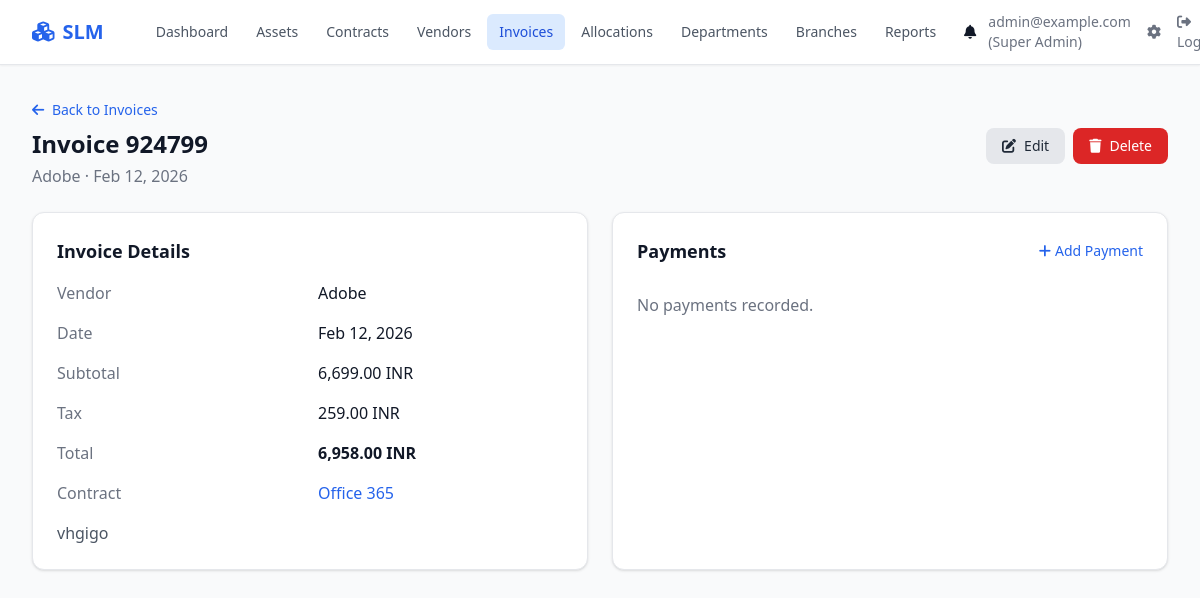
Screenshot of /invoices/1/ (signed in) with the database file from the repository.
### slm/models/user.py (models this page shows, shortened)
class User(AbstractUser):
    username = None
    email = models.EmailField("email address", unique=True)
    role = models.CharField(max_length=30, choices=ROLE_CHOICES, default="it_staff")
    department = models.ForeignKey(
        Department, on_delete=models.SET_NULL, null=True, blank=True, related_name="users"
    )
    branch = models.ForeignKey(
        Branch, on_delete=models.SET_NULL, null=True, blank=True, related_name="users"
    )
    phone = models.CharField(max_length=30, blank=True)
    is_verified = models.BooleanField(default=False)
    created_at = models.DateTimeField(auto_now_add=True)
    updated_at = models.DateTimeField(auto_now=True)
    USERNAME_FIELD = "email"
    REQUIRED_FIELDS = ["first_name", "last_name"]
    objects = UserManager()
    class Meta:
        ordering = ["email"]
    @property
    def can_edit_finance(self):
        return self.role in ("super_admin", "finance_manager", "accounts_officer")
    @property
    def can_edit_assets(self):
        return self.role in ("super_admin", "it_manager", "it_staff")

### slm/models/invoice.py (models this page shows, shortened)
class Invoice(models.Model):
    invoice_number = models.CharField(max_length=100, db_index=True)
    invoice_date = models.DateField()
    file_upload = models.FileField(upload_to="invoices/%Y/%m/", blank=True, null=True)
    vendor = models.ForeignKey(
        Vendor, on_delete=models.SET_NULL, null=True, related_name="invoices"
    )
    license_contract = models.ForeignKey(
        "slm.LicenseContract", on_delete=models.SET_NULL, null=True, blank=True, related_name="invoices"
    )
    subtotal = models.DecimalField(max_digits=14, decimal_places=2, default=Decimal("0"))
    tax = models.DecimalField(max_digits=14, decimal_places=2, default=Decimal("0"))
    currency = models.CharField(max_length=10, choices=CURRENCY_CHOICES, default="USD")
    total = models.DecimalField(max_digits=14, decimal_places=2, default=Decimal("0"))
    notes = models.TextField(blank=True)
    created_at = models.DateTimeField(auto_now_add=True)
    updated_at = models.DateTimeField(auto_now=True)
    created_by = models.ForeignKey(
        settings.AUTH_USER_MODEL, on_delete=models.SET_NULL, null=True, related_name="created_invoices"
    )
    class Meta:
        ordering = ["-invoice_date"]

### slm/models/vendor.py (models this page shows, shortened)
class Vendor(models.Model):
    company_name = models.CharField(max_length=300)
    contact_person = models.CharField(max_length=200, blank=True)
    email = models.EmailField(blank=True)
    phone = models.CharField(max_length=50, blank=True)
    rating = models.DecimalField(max_digits=3, decimal_places=2, null=True, blank=True)  # e.g. 1-5
    address = models.TextField(blank=True)
    is_active = models.BooleanField(default=True)
    created_at = models.DateTimeField(auto_now_add=True)
    updated_at = models.DateTimeField(auto_now=True)
    class Meta:
        ordering = ["company_name"]

### slm/models/software.py (models this page shows, shortened)
class LicenseContract(models.Model):
    STATUS_CHOICES = [
        ("active", "Active"),
        ("expired", "Expired"),
        ("pending_renewal", "Pending Renewal"),
        ("cancelled", "Cancelled"),
    ]
    SUPPORT_LEVELS = [
        ("standard", "Standard"),
        ("premium", "Premium"),
        ("enterprise", "Enterprise"),
        ("none", "None"),
    ]
    software_asset = models.ForeignKey(
        SoftwareAsset, on_delete=models.CASCADE, related_name="contracts"
    )
    vendor = models.ForeignKey(
        Vendor, on_delete=models.SET_NULL, null=True, blank=True, related_name="contracts"
    )
    purchase_date = models.DateField()
    duration_months = models.PositiveIntegerField(default=12)
    expiry_date = models.DateField(null=True, blank=True)  # Can be auto-calculated
    renewal_due_date = models.DateField(null=True, blank=True)
    status = models.CharField(max_length=30, choices=STATUS_CHOICES, default="active", db_index=True)
    support_level = models.CharField(max_length=30, choices=SUPPORT_LEVELS, default="standard")
    contract_document = models.FileField(upload_to="contracts/%Y/%m/", blank=True, null=True)
    notes = models.TextField(blank=True)
    created_at = models.DateTimeField(auto_now_add=True)
    updated_at = models.DateTimeField(auto_now=True)
    class Meta:
        ordering = ["-expiry_date", "-renewal_due_date"]

class SoftwareAsset(models.Model):
    LICENSE_TYPES = [
        ("perpetual", "Perpetual"),
        ("subscription", "Subscription"),
        ("concurrent", "Concurrent"),
        ("device", "Per Device"),
        ("user", "Per User"),
    ]
    name = models.CharField(max_length=300)
    category = models.CharField(max_length=100, blank=True, db_index=True)
    version = models.CharField(max_length=100, blank=True)
    license_type = models.CharField(max_length=30, choices=LICENSE_TYPES, default="subscription")
    total_licenses = models.PositiveIntegerField(default=0)
    description = models.TextField(blank=True)
    tags = models.CharField(max_length=500, blank=True, help_text="Comma-separated tags")
    is_deleted = models.BooleanField(default=False, db_index=True)  # Soft delete
    created_at = models.DateTimeField(auto_now_add=True)
    updated_at = models.DateTimeField(auto_now=True)
    created_by = models.ForeignKey(
        settings.AUTH_USER_MODEL, on_delete=models.SET_NULL, null=True, related_name="created_assets"
    )
    class Meta:
        ordering = ["name"]
        verbose_name_plural = "Software assets"

### slm/views.py (the view)
# urls.py: path("invoices/<int:pk>/", views.InvoiceDetailView.as_view(), name="invoice_detail"),
class InvoiceDetailView(LoginRequiredMixin, DetailView):
    model = Invoice
    template_name = "slm/invoice_detail.html"
    context_object_name = "invoice"
    def get_queryset(self):
        return Invoice.objects.select_related("vendor", "license_contract").prefetch_related("payments")

### templates/slm/invoice_detail.html (shortened to what this page needs)
{% extends "base.html" %}
{% load humanize %}
{% block content %}
<div class="mb-6">
    <a href="{% url 'slm:invoice_list' %}" class="text-primary-600 dark:text-primary-400 text-sm font-medium mb-2 inline-block"><i class="fas fa-arrow-left mr-1"></i> Back to Invoices</a>
    <div class="flex justify-between items-start">
        <div>
            <h1 class="text-2xl font-bold text-gray-900 dark:text-white">Invoice {{ invoice.invoice_number }}</h1>
            <p class="text-gray-500 dark:text-gray-400 mt-1">{{ invoice.vendor.company_name|default:"No vendor" }} · {{ invoice.invoice_date|date:"M d, Y" }}</p>
        </div>
        {% if can_edit %}
        <div class="flex gap-2">
            <a href="{% url 'slm:invoice_edit' invoice.pk %}" class="inline-flex items-center px-4 py-2 bg-gray-200 dark:bg-gray-700 text-gray-800 dark:text-gray-200 rounded-lg hover:bg-gray-300 dark:hover:bg-gray-600 font-medium text-sm"><i class="fas fa-edit mr-2"></i>Edit</a>
            <a href="{% url 'slm:invoice_delete' invoice.pk %}" class="inline-flex items-center px-4 py-2 bg-red-600 text-white rounded-lg hover:bg-red-700 font-medium text-sm" onclick="return confirm('Are you sure you want to delete this invoice?')"><i class="fas fa-trash mr-2"></i>Delete</a>
        </div>
        {% endif %}
    </div>
</div>
<div class="grid grid-cols-1 lg:grid-cols-2 gap-6">
    <div class="bg-white dark:bg-gray-800 rounded-xl shadow border border-gray-200 dark:border-gray-700 p-6">
        <h2 class="text-lg font-semibold mb-4">Invoice Details</h2>
        <dl class="grid grid-cols-2 gap-4">
            <dt class="text-gray-500 dark:text-gray-400">Vendor</dt><dd>{{ invoice.vendor.company_name|default:"—" }}</dd>
            <dt class="text-gray-500 dark:text-gray-400">Date</dt><dd>{{ invoice.invoice_date|date:"M d, Y" }}</dd>
            <dt class="text-gray-500 dark:text-gray-400">Subtotal</dt><dd>{{ invoice.subtotal|floatformat:2|intcomma }} {{ invoice.currency }}</dd>
            <dt class="text-gray-500 dark:text-gray-400">Tax</dt><dd>{{ invoice.tax|floatformat:2|intcomma }} {{ invoice.currency }}</dd>
            <dt class="text-gray-500 dark:text-gray-400">Total</dt><dd class="font-semibold">{{ invoice.total|floatformat:2|intcomma }} {{ invoice.currency }}</dd>
            {% if invoice.license_contract %}<dt class="text-gray-500 dark:text-gray-400">Contract</dt><dd><a href="{% url 'slm:contract_detail' invoice.license_contract_id %}" class="text-primary-600 dark:text-primary-400">{{ invoice.license_contract.software_asset.name }}</a></dd>{% endif %}
        </dl>
        {% if invoice.notes %}<p class="mt-4 text-gray-600 dark:text-gray-300">{{ invoice.notes }}</p>{% endif %}
    </div>
    <div class="bg-white dark:bg-gray-800 rounded-xl shadow border border-gray-200 dark:border-gray-700 p-6">
        <div class="flex justify-between items-center mb-4">
            <h2 class="text-lg font-semibold">Payments</h2>
            {% if can_edit %}<a href="{% url 'slm:payment_add' invoice_id=invoice.pk %}" class="text-sm text-primary-600 dark:text-primary-400 font-medium"><i class="fas fa-plus mr-1"></i>Add Payment</a>{% endif %}
        </div>
        <ul class="divide-y divide-gray-200 dark:divide-gray-700">
            {% for p in invoice.payments.all %}
            <li class="py-3 flex justify-between items-center">
                <span>{{ p.get_payment_mode_display }} · {{ p.paid_on|date:"M d, Y" }} — {{ p.amount|floatformat:2|intcomma }}</span>
                {% if can_edit %}<a href="{% url 'slm:payment_edit' p.pk %}" class="text-sm text-gray-600 dark:text-gray-400 hover:underline">Edit</a>{% endif %}
            </li>
            {% empty %}
            <li class="py-3 text-gray-500 dark:text-gray-400">No payments recorded.</li>
            {% endfor %}
        </ul>
    </div>
</div>
{% endblock %}

### templates/base.html (shortened to what this page needs)
<!DOCTYPE html>
<html lang="en" class="{% if dark_mode %}dark{% endif %}">
<head>
    <script src="https://cdn.tailwindcss.com"></script>
    <link rel="stylesheet" href="https://cdnjs.cloudflare.com/ajax/libs/font-awesome/6.4.0/css/all.min.css">
</head>
<body class="bg-gray-50 dark:bg-gray-900 text-gray-900 dark:text-gray-100 min-h-screen">
    <nav class="bg-white dark:bg-gray-800 border-b border-gray-200 dark:border-gray-700 shadow-sm">
        <div class="max-w-7xl mx-auto px-4 sm:px-6 lg:px-8">
            <div class="flex justify-between h-16">
                <div class="flex items-center">
                    <a href="{% url 'slm:dashboard' %}" class="flex items-center gap-2 text-xl font-semibold text-primary-600 dark:text-primary-400">
                        <i class="fas fa-cubes"></i>
                        <span>SLM</span>
                    </a>
                    <div class="hidden md:flex ml-10 gap-1">
                        <a href="{% url 'slm:dashboard' %}" class="px-3 py-2 rounded-md text-sm font-medium {% if request.resolver_match.url_name == 'dashboard' %}bg-primary-100 dark:bg-primary-900/30 text-primary-700 dark:text-primary-300{% else %}text-gray-600 dark:text-gray-300 hover:bg-gray-100 dark:hover:bg-gray-700{% endif %}">Dashboard</a>
                        <a href="{% url 'slm:asset_list' %}" class="px-3 py-2 rounded-md text-sm font-medium {% if 'asset' in request.resolver_match.url_name %}bg-primary-100 dark:bg-primary-900/30 text-primary-700 dark:text-primary-300{% else %}text-gray-600 dark:text-gray-300 hover:bg-gray-100 dark:hover:bg-gray-700{% endif %}">Assets</a>
                        <a href="{% url 'slm:contract_list' %}" class="px-3 py-2 rounded-md text-sm font-medium {% if 'contract' in request.resolver_match.url_name %}bg-primary-100 dark:bg-primary-900/30 text-primary-700 dark:text-primary-300{% else %}text-gray-600 dark:text-gray-300 hover:bg-gray-100 dark:hover:bg-gray-700{% endif %}">Contracts</a>
                        <a href="{% url 'slm:vendor_list' %}" class="px-3 py-2 rounded-md text-sm font-medium {% if 'vendor' in request.resolver_match.url_name %}bg-primary-100 dark:bg-primary-900/30 text-primary-700 dark:text-primary-300{% else %}text-gray-600 dark:text-gray-300 hover:bg-gray-100 dark:hover:bg-gray-700{% endif %}">Vendors</a>
                        <a href="{% url 'slm:invoice_list' %}" class="px-3 py-2 rounded-md text-sm font-medium {% if 'invoice' in request.resolver_match.url_name %}bg-primary-100 dark:bg-primary-900/30 text-primary-700 dark:text-primary-300{% else %}text-gray-600 dark:text-gray-300 hover:bg-gray-100 dark:hover:bg-gray-700{% endif %}">Invoices</a>
                        <a href="{% url 'slm:allocation_list' %}" class="px-3 py-2 rounded-md text-sm font-medium {% if 'allocation' in request.resolver_match.url_name %}bg-primary-100 dark:bg-primary-900/30 text-primary-700 dark:text-primary-300{% else %}text-gray-600 dark:text-gray-300 hover:bg-gray-100 dark:hover:bg-gray-700{% endif %}">Allocations</a>
                        <a href="{% url 'slm:department_list' %}" class="px-3 py-2 rounded-md text-sm font-medium {% if 'department' in request.resolver_match.url_name %}bg-primary-100 dark:bg-primary-900/30 text-primary-700 dark:text-primary-300{% else %}text-gray-600 dark:text-gray-300 hover:bg-gray-100 dark:hover:bg-gray-700{% endif %}">Departments</a>
                        <a href="{% url 'slm:branch_list' %}" class="px-3 py-2 rounded-md text-sm font-medium {% if 'branch' in request.resolver_match.url_name %}bg-primary-100 dark:bg-primary-900/30 text-primary-700 dark:text-primary-300{% else %}text-gray-600 dark:text-gray-300 hover:bg-gray-100 dark:hover:bg-gray-700{% endif %}">Branches</a>
                        <a href="{% url 'slm:reports' %}" class="px-3 py-2 rounded-md text-sm font-medium {% if 'reports' in request.resolver_match.url_name %}bg-primary-100 dark:bg-primary-900/30 text-primary-700 dark:text-primary-300{% else %}text-gray-600 dark:text-gray-300 hover:bg-gray-100 dark:hover:bg-gray-700{% endif %}">Reports</a>
                        <a href="{% url 'slm:notification_list' %}" class="px-3 py-2 rounded-md text-sm font-medium relative">
                            <i class="fas fa-bell"></i>
                        </a>
                    </div>
                </div>
                <div class="flex items-center gap-4">
                    {% if user.is_authenticated %}
                    <span class="text-sm text-gray-500 dark:text-gray-400">{{ user.email }} ({{ user.get_role_display }})</span>
                    <a href="{% url 'admin:index' %}" class="text-sm text-gray-500 hover:text-primary-600"><i class="fas fa-cog"></i></a>
                    <a href="{% url 'logout' %}" class="text-sm text-gray-500 hover:text-red-600"><i class="fas fa-sign-out-alt"></i> Logout</a>
                    {% else %}
                    <a href="{% url 'login' %}" class="text-sm text-primary-600 dark:text-primary-400 font-medium">Sign in</a>
                    {% endif %}
                </div>
            </div>
        </div>
    </nav>
    <main class="max-w-7xl mx-auto px-4 sm:px-6 lg:px-8 py-8">
        {% block content %}{% endblock %}
    </main>
</body>
</html>

### rows the page displays
User: email "admin@example.com", role "Super Admin"
Invoice: invoice_number "924799", vendor.company_name "Adobe", invoice_date "Feb 12, 2026", subtotal "6,699.00", currency "INR", tax "259.00", total "6,958.00", license_contract.software_asset.name "Office 365", notes "vhgigo"
